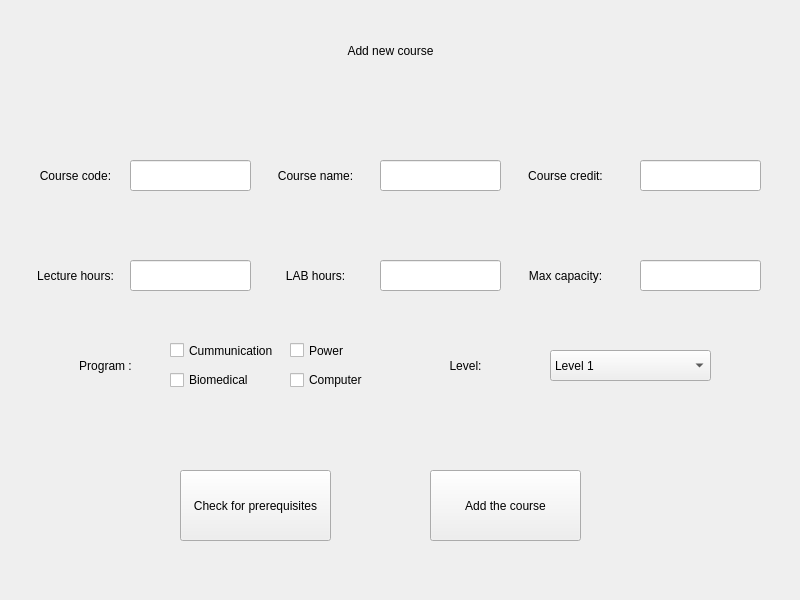
<?xml version="1.0" encoding="UTF-8"?>
<ui version="4.0">
 <class>MainWindow</class>
 <widget class="QMainWindow" name="MainWindow">
  <property name="geometry">
   <rect>
    <x>0</x>
    <y>0</y>
    <width>800</width>
    <height>600</height>
   </rect>
  </property>
  <property name="windowTitle">
   <string>MainWindow</string>
  </property>
  <widget class="QWidget" name="centralwidget">
   <widget class="QLabel" name="label">
    <property name="geometry">
     <rect>
      <x>100</x>
      <y>10</y>
      <width>581</width>
      <height>81</height>
     </rect>
    </property>
    <property name="styleSheet">
     <string notr="true">font: 36pt &quot;Rockwell&quot;;
</string>
    </property>
    <property name="text">
     <string>Add new course</string>
    </property>
    <property name="alignment">
     <set>Qt::AlignCenter</set>
    </property>
   </widget>
   <widget class="QLineEdit" name="lineEdit">
    <property name="geometry">
     <rect>
      <x>130</x>
      <y>160</y>
      <width>121</width>
      <height>31</height>
     </rect>
    </property>
    <property name="styleSheet">
     <string notr="true">font: 12pt &quot;rockwell&quot;</string>
    </property>
    <property name="alignment">
     <set>Qt::AlignCenter</set>
    </property>
   </widget>
   <widget class="QPushButton" name="pushButton">
    <property name="geometry">
     <rect>
      <x>180</x>
      <y>470</y>
      <width>151</width>
      <height>71</height>
     </rect>
    </property>
    <property name="styleSheet">
     <string notr="true">font: 10pt &quot;Rockwell&quot;</string>
    </property>
    <property name="text">
     <string>Check for prerequisites</string>
    </property>
   </widget>
   <widget class="QPushButton" name="pushButton_2">
    <property name="geometry">
     <rect>
      <x>430</x>
      <y>470</y>
      <width>151</width>
      <height>71</height>
     </rect>
    </property>
    <property name="styleSheet">
     <string notr="true">font: 12pt &quot;Rockwell&quot;</string>
    </property>
    <property name="text">
     <string>Add the course</string>
    </property>
   </widget>
   <widget class="QLineEdit" name="lineEdit_2">
    <property name="geometry">
     <rect>
      <x>380</x>
      <y>160</y>
      <width>121</width>
      <height>31</height>
     </rect>
    </property>
    <property name="styleSheet">
     <string notr="true">font: 12pt &quot;rockwell&quot;</string>
    </property>
    <property name="alignment">
     <set>Qt::AlignCenter</set>
    </property>
   </widget>
   <widget class="QLineEdit" name="lineEdit_3">
    <property name="geometry">
     <rect>
      <x>640</x>
      <y>160</y>
      <width>121</width>
      <height>31</height>
     </rect>
    </property>
    <property name="styleSheet">
     <string notr="true">font: 12pt &quot;rockwell&quot;</string>
    </property>
    <property name="alignment">
     <set>Qt::AlignCenter</set>
    </property>
   </widget>
   <widget class="QLineEdit" name="lineEdit_4">
    <property name="geometry">
     <rect>
      <x>640</x>
      <y>260</y>
      <width>121</width>
      <height>31</height>
     </rect>
    </property>
    <property name="styleSheet">
     <string notr="true">font: 12pt &quot;rockwell&quot;</string>
    </property>
    <property name="alignment">
     <set>Qt::AlignCenter</set>
    </property>
   </widget>
   <widget class="QLineEdit" name="lineEdit_5">
    <property name="geometry">
     <rect>
      <x>130</x>
      <y>260</y>
      <width>121</width>
      <height>31</height>
     </rect>
    </property>
    <property name="styleSheet">
     <string notr="true">font: 12pt &quot;rockwell&quot;</string>
    </property>
    <property name="alignment">
     <set>Qt::AlignCenter</set>
    </property>
   </widget>
   <widget class="QLineEdit" name="lineEdit_6">
    <property name="geometry">
     <rect>
      <x>380</x>
      <y>260</y>
      <width>121</width>
      <height>31</height>
     </rect>
    </property>
    <property name="styleSheet">
     <string notr="true">font: 12pt &quot;rockwell&quot;</string>
    </property>
    <property name="alignment">
     <set>Qt::AlignCenter</set>
    </property>
   </widget>
   <widget class="QLabel" name="label_2">
    <property name="geometry">
     <rect>
      <x>-10</x>
      <y>160</y>
      <width>171</width>
      <height>31</height>
     </rect>
    </property>
    <property name="styleSheet">
     <string notr="true">font: 12pt &quot;rockwell&quot;</string>
    </property>
    <property name="text">
     <string>Course code:</string>
    </property>
    <property name="alignment">
     <set>Qt::AlignCenter</set>
    </property>
   </widget>
   <widget class="QLabel" name="label_3">
    <property name="geometry">
     <rect>
      <x>230</x>
      <y>160</y>
      <width>171</width>
      <height>31</height>
     </rect>
    </property>
    <property name="styleSheet">
     <string notr="true">font: 12pt &quot;rockwell&quot;</string>
    </property>
    <property name="text">
     <string>Course name:</string>
    </property>
    <property name="alignment">
     <set>Qt::AlignCenter</set>
    </property>
   </widget>
   <widget class="QLabel" name="label_4">
    <property name="geometry">
     <rect>
      <x>480</x>
      <y>160</y>
      <width>171</width>
      <height>31</height>
     </rect>
    </property>
    <property name="styleSheet">
     <string notr="true">font: 12pt &quot;rockwell&quot;</string>
    </property>
    <property name="text">
     <string>Course credit:</string>
    </property>
    <property name="alignment">
     <set>Qt::AlignCenter</set>
    </property>
   </widget>
   <widget class="QLabel" name="label_5">
    <property name="geometry">
     <rect>
      <x>-10</x>
      <y>260</y>
      <width>171</width>
      <height>31</height>
     </rect>
    </property>
    <property name="styleSheet">
     <string notr="true">font: 12pt &quot;rockwell&quot;</string>
    </property>
    <property name="text">
     <string>Lecture hours:</string>
    </property>
    <property name="alignment">
     <set>Qt::AlignCenter</set>
    </property>
   </widget>
   <widget class="QLabel" name="label_6">
    <property name="geometry">
     <rect>
      <x>230</x>
      <y>260</y>
      <width>171</width>
      <height>31</height>
     </rect>
    </property>
    <property name="styleSheet">
     <string notr="true">font: 12pt &quot;rockwell&quot;</string>
    </property>
    <property name="text">
     <string>LAB hours:</string>
    </property>
    <property name="alignment">
     <set>Qt::AlignCenter</set>
    </property>
   </widget>
   <widget class="QLabel" name="label_7">
    <property name="geometry">
     <rect>
      <x>480</x>
      <y>260</y>
      <width>171</width>
      <height>31</height>
     </rect>
    </property>
    <property name="styleSheet">
     <string notr="true">font: 12pt &quot;rockwell&quot;</string>
    </property>
    <property name="text">
     <string>Max capacity:</string>
    </property>
    <property name="alignment">
     <set>Qt::AlignCenter</set>
    </property>
   </widget>
   <widget class="QComboBox" name="comboBox_2">
    <property name="geometry">
     <rect>
      <x>550</x>
      <y>350</y>
      <width>161</width>
      <height>31</height>
     </rect>
    </property>
    <property name="styleSheet">
     <string notr="true">font: 12pt &quot;Rockwell&quot;</string>
    </property>
    <item>
     <property name="text">
      <string>Level 1</string>
     </property>
    </item>
    <item>
     <property name="text">
      <string>Level 2</string>
     </property>
    </item>
    <item>
     <property name="text">
      <string>Level 3</string>
     </property>
    </item>
    <item>
     <property name="text">
      <string>Level 4</string>
     </property>
    </item>
   </widget>
   <widget class="QLabel" name="label_8">
    <property name="geometry">
     <rect>
      <x>20</x>
      <y>350</y>
      <width>171</width>
      <height>31</height>
     </rect>
    </property>
    <property name="styleSheet">
     <string notr="true">font: 12pt &quot;rockwell&quot;</string>
    </property>
    <property name="text">
     <string>Program :</string>
    </property>
    <property name="alignment">
     <set>Qt::AlignCenter</set>
    </property>
   </widget>
   <widget class="QLabel" name="label_9">
    <property name="geometry">
     <rect>
      <x>380</x>
      <y>350</y>
      <width>171</width>
      <height>31</height>
     </rect>
    </property>
    <property name="styleSheet">
     <string notr="true">font: 12pt &quot;rockwell&quot;</string>
    </property>
    <property name="text">
     <string>Level:</string>
    </property>
    <property name="alignment">
     <set>Qt::AlignCenter</set>
    </property>
   </widget>
   <widget class="QCheckBox" name="checkBox">
    <property name="geometry">
     <rect>
      <x>170</x>
      <y>340</y>
      <width>111</width>
      <height>21</height>
     </rect>
    </property>
    <property name="styleSheet">
     <string notr="true">font: 9pt &quot;Rockwell&quot;</string>
    </property>
    <property name="text">
     <string>Cummunication</string>
    </property>
   </widget>
   <widget class="QCheckBox" name="checkBox_2">
    <property name="geometry">
     <rect>
      <x>170</x>
      <y>370</y>
      <width>81</width>
      <height>20</height>
     </rect>
    </property>
    <property name="styleSheet">
     <string notr="true">font: 9pt &quot;Rockwell&quot;</string>
    </property>
    <property name="text">
     <string>Biomedical</string>
    </property>
   </widget>
   <widget class="QCheckBox" name="checkBox_3">
    <property name="geometry">
     <rect>
      <x>290</x>
      <y>370</y>
      <width>81</width>
      <height>20</height>
     </rect>
    </property>
    <property name="styleSheet">
     <string notr="true">font: 9pt &quot;Rockwell&quot;</string>
    </property>
    <property name="text">
     <string>Computer</string>
    </property>
   </widget>
   <widget class="QCheckBox" name="checkBox_4">
    <property name="geometry">
     <rect>
      <x>290</x>
      <y>340</y>
      <width>111</width>
      <height>21</height>
     </rect>
    </property>
    <property name="styleSheet">
     <string notr="true">font: 9pt &quot;Rockwell&quot;</string>
    </property>
    <property name="text">
     <string>Power</string>
    </property>
   </widget>
  </widget>
  <widget class="QMenuBar" name="menubar">
   <property name="geometry">
    <rect>
     <x>0</x>
     <y>0</y>
     <width>800</width>
     <height>21</height>
    </rect>
   </property>
  </widget>
 </widget>
 <resources/>
 <connections/>
</ui>
